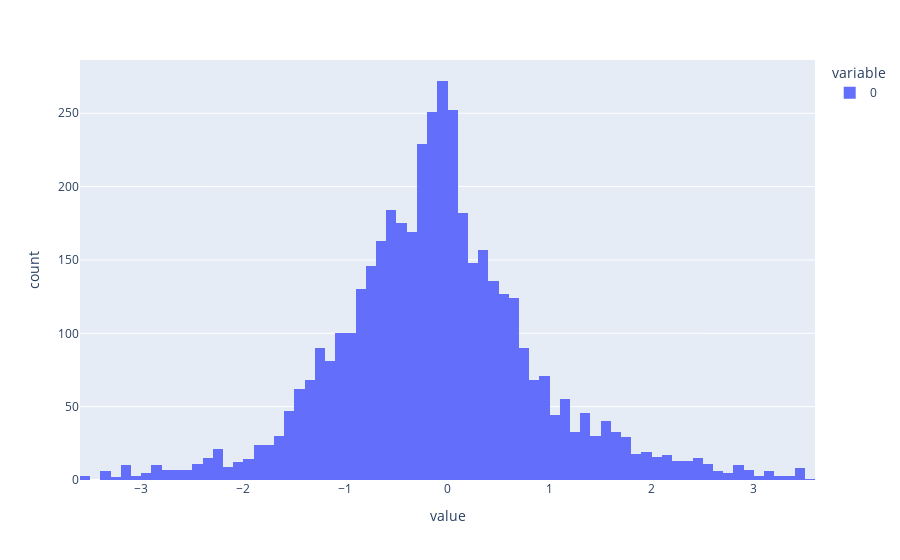
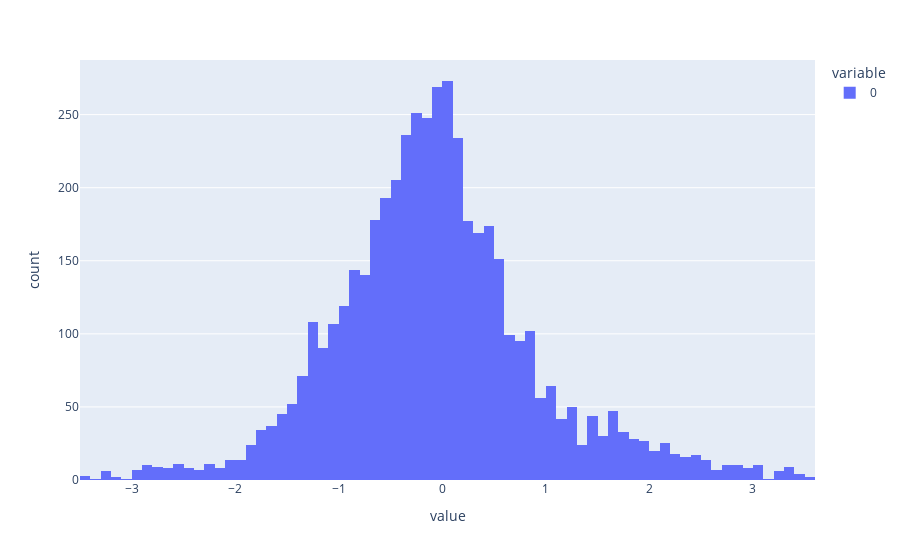

Here is the notebook cell these charts were saved with, in order:
### Code cell
#Below code is for good and bad news
for remarks  in final_data.Remarks.unique() :
    print(remarks)
    remark_data = final_data.query('Remarks == @remarks')
    df_list =  np.array(remark_data[columns[3:24]].values.tolist()).flatten()
    pe.histogram(df_list).show()
    skewness = skew(df_list)
    kurt = kurtosis(df_list)
    print(f'skewness: {skewness}, kurtosis: {kurt}')

### Figure 1 — Plotly figure (JSON) as saved in the notebook; plotly's stock layout.template omitted (floating-point values rounded to 4 significant figures; data arrays with more than 128 entries replaced by an {"elided": "..."} marker saying what was removed)
{"data": [{"alignmentgroup": "True", "bingroup": "x", "hovertemplate": "variable=0<br>value=%{x}<br>count=%{y}<extra></extra>", "legendgroup": "0", "marker": {"color": "#636efa", "pattern": {"shape": ""}}, "name": "0", "offsetgroup": "0", "orientation": "v", "showlegend": true, "type": "histogram", "x": {"elided": "4326 float values"}, "xaxis": "x", "yaxis": "y"}], "layout": {"barmode": "relative", "legend": {"title": {"text": "variable"}, "tracegroupgap": 0}, "margin": {"t": 60}, "xaxis": {"anchor": "y", "domain": [0, 1], "title": {"text": "value"}}, "yaxis": {"anchor": "x", "domain": [0, 1], "title": {"text": "count"}}}}

### Figure 2 — Plotly figure (JSON) as saved in the notebook; plotly's stock layout.template omitted (floating-point values rounded to 4 significant figures; data arrays with more than 128 entries replaced by an {"elided": "..."} marker saying what was removed)
{"data": [{"alignmentgroup": "True", "bingroup": "x", "hovertemplate": "variable=0<br>value=%{x}<br>count=%{y}<extra></extra>", "legendgroup": "0", "marker": {"color": "#636efa", "pattern": {"shape": ""}}, "name": "0", "offsetgroup": "0", "orientation": "v", "showlegend": true, "type": "histogram", "x": {"elided": "4767 float values"}, "xaxis": "x", "yaxis": "y"}], "layout": {"barmode": "relative", "legend": {"title": {"text": "variable"}, "tracegroupgap": 0}, "margin": {"t": 60}, "xaxis": {"anchor": "y", "domain": [0, 1], "title": {"text": "value"}}, "yaxis": {"anchor": "x", "domain": [0, 1], "title": {"text": "count"}}}}
